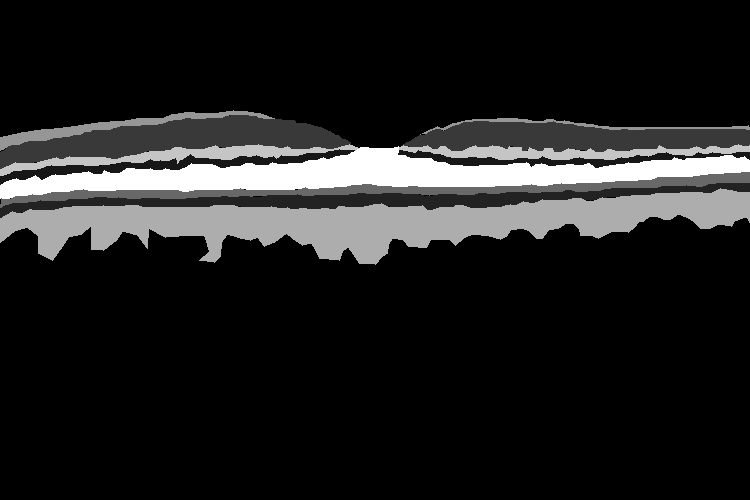
#> input picture OCT-Retinal-Layer-Segmenter/trainingSet/maskImages/NORMAL1.jpeg, 750 x 500 px, found by its file name
$ jupyter execute --allow-errors 'json _mask_reading.ipynb'
#> lines starting #> are read from the running program, lines starting #| are printed output that depends on the picture; after the words box and inside, x2 and y2 are one past the last pixel; in counts of white or black regions, pixels touching at a corner belong together
[cell 1]
import json, os, glob
from PIL import Image, ImageDraw
import numpy as np
from PIL.ImageColor import getrgb

[cell 2]
class_dict = {'NFL':13, 'GCL+IPL':5, 'INL':17, 'OPL':2,'ONL':22,'EZ':9,'RPE':3, 'CHR':15}

[cell 3]
json_file = './labels.json'
original_images = './trainingSet/origImages/'
result_save = './trainingSet/maskImages/'

[cell 4]
all_labels = json.load(open(json_file))
#> (reads OCT-Retinal-Layer-Segmenter/labels.json from the repository)
#> further down, image is the input picture: PIL image 750x500 RGB; min 0, max 255, mean 32.4

[cell 5]
rawlist = all_labels.keys()
print(rawlist)
print(all_labels.keys())

[cell 6]
# def get_data(data, X,Y,L):
def get_data(data):

    X = []; Y = []; L=[] #pre-allocate lists to fill in a for loop
    for k in data['regions']: #cycle through each polygon
        # get the x and y points from the dictionary
        X.append(data['regions'][k]['shape_attributes']['all_points_x'])
        Y.append(data['regions'][k]['shape_attributes']['all_points_y'])
        L.append(data['regions'][k]['region_attributes']['label'])
    return Y,X,L #image coordinates are flipped relative to json coordinates

[cell 7]
def get_mask(X, Y, nx, ny, L, class_dict):
    # get the dimensions of the image
#> called with nx = 500, ny = 750
    mask = np.zeros((nx,ny))

    for y,x,l in zip(X,Y,L):
        # the ImageDraw.Draw().polygon function we will use to create the mask
        # requires the x's and y's are interweaved, which is what the following
        # one-liner does
        polygon = np.vstack((x,y)).reshape((-1,),order='F').tolist()

        # create a mask image of the right size and infill according to the polygon
        size = (nx, ny)
        if nx>ny:
           x,y = y,x
           img = Image.new("L",  (nx, ny), 0)
        elif ny>nx:
           img = Image.new("L", (ny,nx), 0)
        else:
           img = Image.new("L", (nx, ny),  0)

        ImageDraw.Draw(img).polygon(polygon, fill = 1, outline = 1)
        # turn into a numpy array
        m = np.flipud(np.rot90(np.array(img)))

        try:
            mask[m==1] = class_dict[l]
        except:
            mask[m.T==1] = class_dict[l]
#> this loop made 10 passes
#> pass 1, in get_mask, `m = np.flipud(np.rot90(np.array(img)))`:
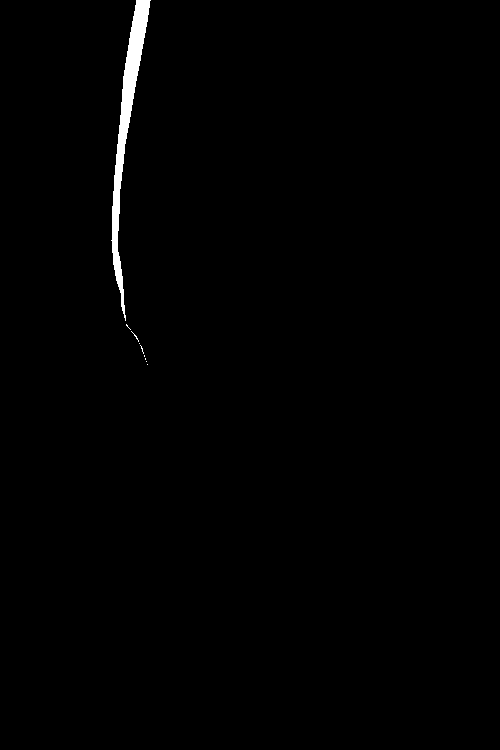
#> m: shape (750, 500); values 0 (black) and 1 (white), 0.8% white; 9 white regions (8 under 20 px), largest, box (x1, y1, x2, y2) and area: (111, 0, 151, 321) 2967
#> pass 2, in get_mask, `m = np.flipud(np.rot90(np.array(img)))`:
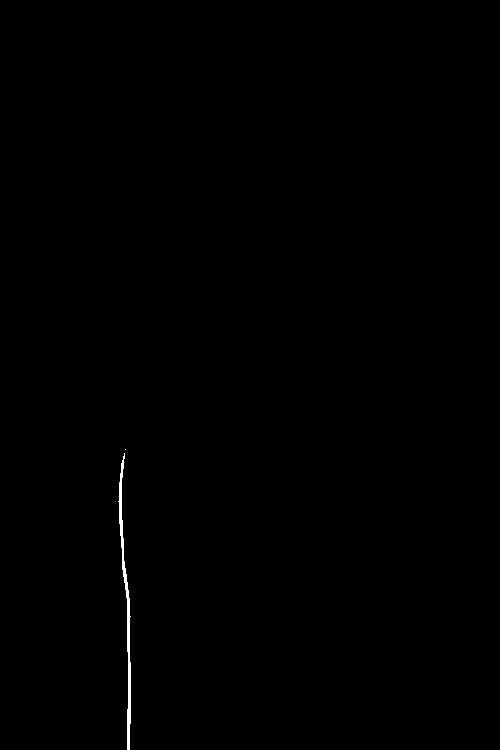
#> m: shape (750, 500); values 0 (black) and 1 (white), 0.23% white; 2 white regions (1 under 20 px), largest, box (x1, y1, x2, y2) and area: (118, 453, 131, 750) 871
#> pass 3, in get_mask, `m = np.flipud(np.rot90(np.array(img)))`:
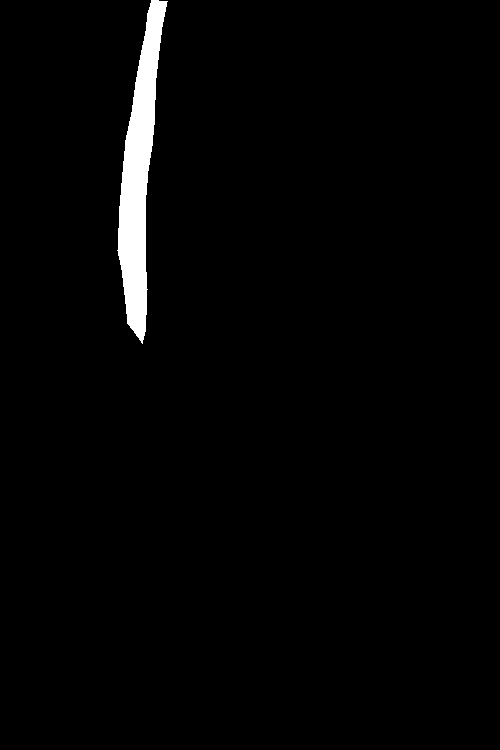
#> m: shape (750, 500); values 0 (black) and 1 (white), 2.1% white; 1 white region, box (x1, y1, x2, y2) and area: (117, 0, 168, 344) 7726
#> after the loop:
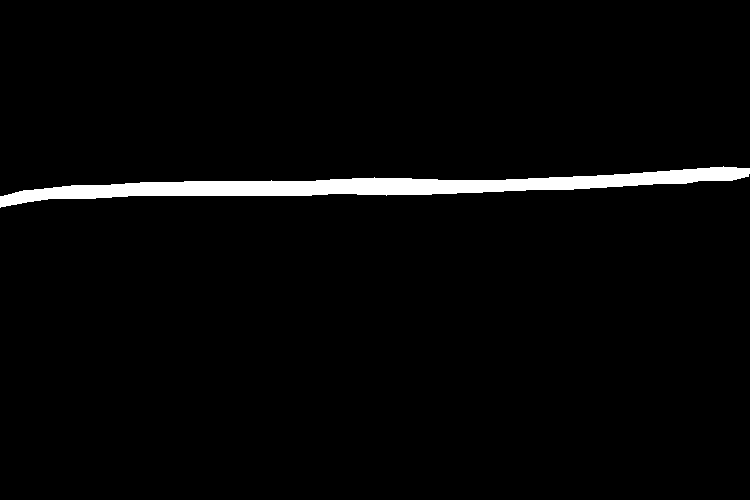
#> img: PIL image 750x500 L; values 0 (black) and 1 (white), 2.8% white; 1 white region, box (x1, y1, x2, y2) and area: (0, 166, 750, 208) 10325
#> after the loop:
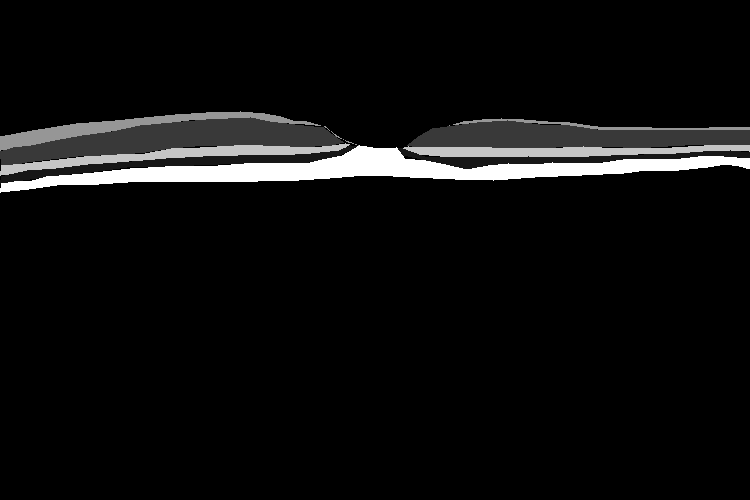
#> mask: shape (500, 750) float64; min 0, max 22, mean 1.3; drawn with min black and max white

         # mask[m==1] = class_dict[l]

    return mask

[cell 8]
def rescale(dat,mn,mx):
    '''
    rescales an input dat between mn and mx
    '''
    m = min(dat.flatten())
    M = max(dat.flatten())
    return (mx-mn)*(dat-m)/(M-m)+mn

#> (a cell that did not finish here is left out)

[cell 10]
import cv2

[cell 11]
img = cv2.imread(result_save+'NORMAL1.jpeg')
img = cv2.resize(img,(640,640), interpolation = cv2.INTER_NEAREST)
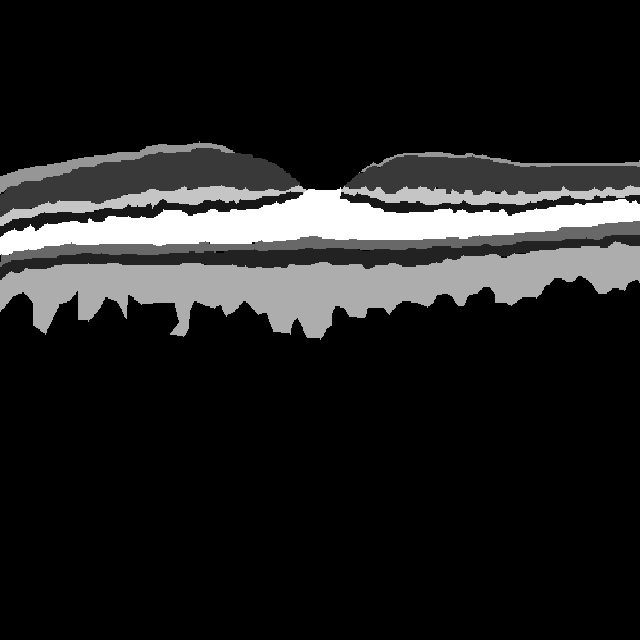
#> img: shape (640, 640, 3); min 0, max 255, mean 32.5

[cell 12]
from sklearn.preprocessing import LabelEncoder
labelencoder = LabelEncoder()
n, h, w = img.shape
#> n = 640; h = 640; w = 3
train_masks_reshaped = img.reshape(-1,1)
train_masks_reshaped_encoded = labelencoder.fit_transform(train_masks_reshaped)
train_masks_encoded_original_shape = train_masks_reshaped_encoded.reshape(n, h, w)
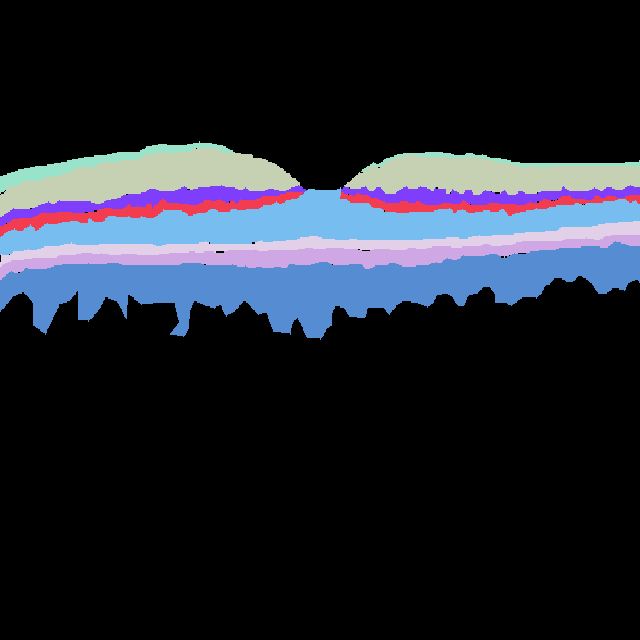
#> train_masks_encoded_original_shape: shape (640, 640, 3) int64; 9 distinct labels, from 0 to 8; one colour per label, 0 black

np.unique(train_masks_encoded_original_shape)
#> Out = [0, 1, 2, 3, 4, 5, 6, 7, 8]

[cell 13]
train_masks_input = np.expand_dims(train_masks_encoded_original_shape, axis=3)
np.unique(train_masks_input)
#> Out = [0, 1, 2, 3, 4, 5, 6, 7, 8]

[cell 14]
np.unique(img)
#> Out = [0, 23, 34, 57, 104, 150, 173, 197, 255]

[cell 15]
#Capture mask/label info as a list
train_masks = []
for directory_path in glob.glob(result_save):
    for mask_path in glob.glob(os.path.join(directory_path, "*.jpeg")):
        mask = cv2.imread(mask_path, 0)
#> mask: shape (500, 750); min 0, max 255, mean 32.4
        mask = cv2.resize(mask, (640,640), interpolation = cv2.INTER_NEAREST)  #Otherwise ground truth changes due to interpolation
#> mask: shape (640, 640)
        train_masks.append(mask)

#Convert list to array for machine learning processing
train_masks = np.array(train_masks)
